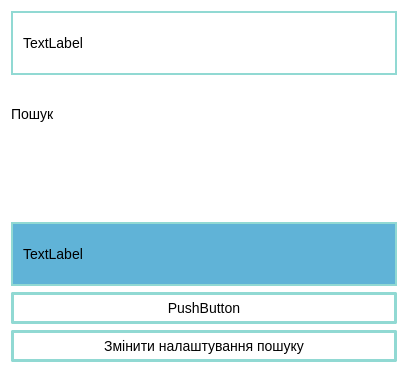
<?xml version="1.0" encoding="UTF-8"?>
<ui version="4.0">
 <class>ScanningPage</class>
 <widget class="QWidget" name="ScanningPage">
  <property name="geometry">
   <rect>
    <x>0</x>
    <y>0</y>
    <width>408</width>
    <height>373</height>
   </rect>
  </property>
  <property name="windowTitle">
   <string>Form</string>
  </property>
  <property name="styleSheet">
   <string notr="true">QWidget{
    font-size: 14px;
	background-color: white;
}



QPushButton {

    background: #FFFFFF;
    border-radius: 2px;
    border-style: solid;
    border-width: 3px;
    border-color: #91D9D3;
    padding: 5px;
    min-width: 5em;

}
QPushButton:hover {
    background: #91D9D3;
    color: black

}
QPushButton:pressed {

    background: #91D9D3;
    border-radius: 2px;
    border-style: inset;
    border-width: 2px;
    border-color: #478D94;
    color:black;
    padding-left: 6px;
    padding-top: 6px;
    min-width: 5em;
}
QPushButton:focus {
    outline: none;
}




QLabel#mProcessingLabel{
    border: 2px solid #91D9D3;
    background-color: #60B3D7;
    max-height: 3em;
    padding: 7px;
}

QLabel#mInfoLabel{
    border: 2px solid #91D9D3;
    background-color: white;
    padding: 7px;
}

QLabel#mConnectionLostLabel{
    color:red;
}
</string>
  </property>
  <layout class="QVBoxLayout" name="verticalLayout">
   <item>
    <widget class="QLabel" name="mInfoLabel">
     <property name="text">
      <string>TextLabel</string>
     </property>
    </widget>
   </item>
   <item>
    <widget class="QLabel" name="label">
     <property name="text">
      <string>Пошук</string>
     </property>
    </widget>
   </item>
   <item>
    <widget class="AnimatedSearchWidget" name="mStatusLabel" native="true"/>
   </item>
   <item>
    <widget class="QLabel" name="mProcessingLabel">
     <property name="text">
      <string>TextLabel</string>
     </property>
    </widget>
   </item>
   <item>
    <widget class="QPushButton" name="mOpenBookingButton">
     <property name="text">
      <string>PushButton</string>
     </property>
    </widget>
   </item>
   <item>
    <widget class="QPushButton" name="mChangeSettingsButton">
     <property name="text">
      <string>Змінити налаштування пошуку</string>
     </property>
    </widget>
   </item>
  </layout>
 </widget>
 <customwidgets>
  <customwidget>
   <class>AnimatedSearchWidget</class>
   <extends>QWidget</extends>
   <header>animatedsearchwidget.h</header>
   <container>1</container>
  </customwidget>
 </customwidgets>
 <resources/>
 <connections/>
</ui>
